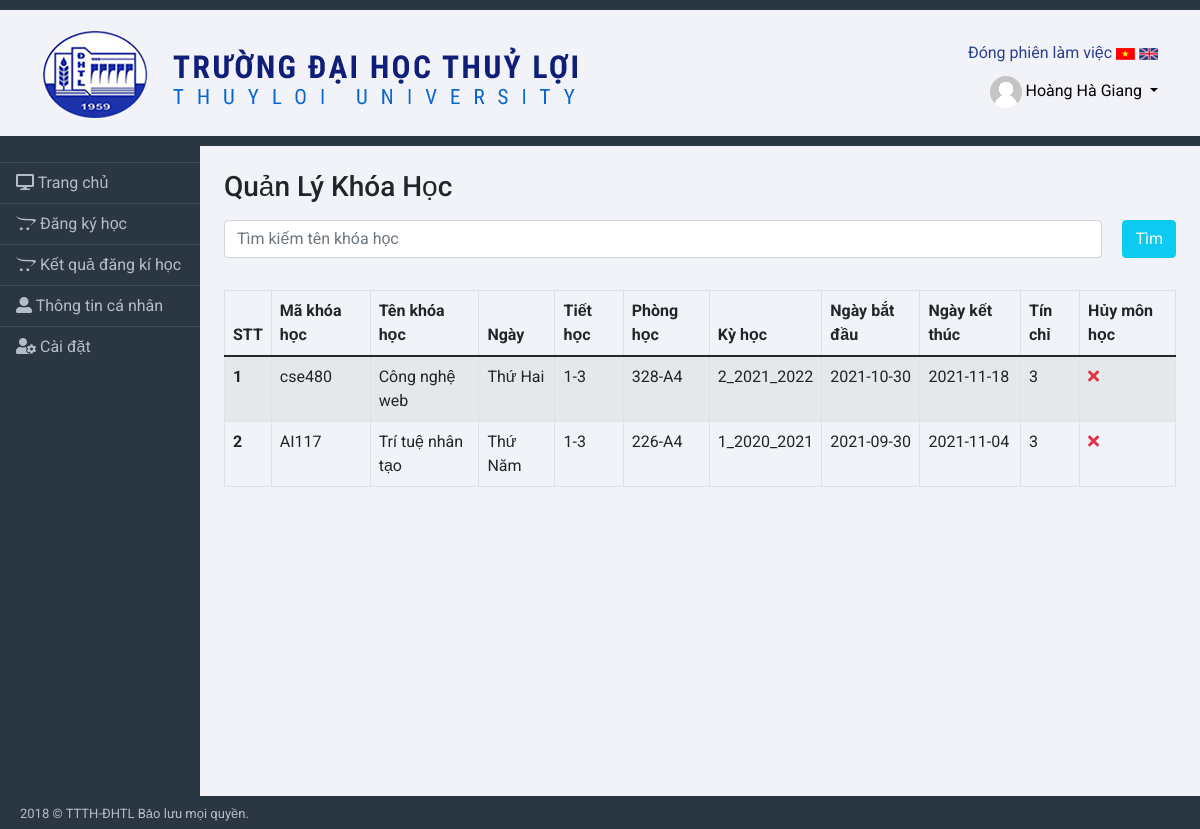
The app's page /list_course.php (signed in) with its own data.
### tables this page shows
CREATE TABLE `tb_course` (
  `id_course` int(11) NOT NULL,
  `code_course` varchar(50) NOT NULL,
  `name_course` varchar(50) NOT NULL,
  `days` varchar(20) NOT NULL,
  `lesson` varchar(10) NOT NULL,
  `id_room` int(11) NOT NULL,
  `id_semester` int(11) NOT NULL,
  `startdate` date NOT NULL,
  `enddate` date NOT NULL,
  `credit` int(11) NOT NULL,
  `status` int(11) NOT NULL DEFAULT 0,
  `amount` int(11) NOT NULL
);

CREATE TABLE `tbl_room` (
  `id_room` int(11) NOT NULL,
  `name_room` varchar(50) NOT NULL
);

CREATE TABLE `tbl_semester` (
  `id_semester` int(11) NOT NULL,
  `name_semester` varchar(50) NOT NULL
);

### list_course.php (the view, shortened to what this page needs)
<?php
include('./bridge/menu.php')
?>
<div class="row">
    <div class="col-12">
        <h3>Quản Lý Khóa Học</h3>
        <div class="my-3">
            <form action="" method="POST" style="display:flex;">
                <input class="form-control" type="search" name="search" placeholder="Tìm kiếm tên khóa học" required>
                <button class="btn btn-info text-light" type="submit" style="margin-left:20px;">Tìm</button>
            </form>
        </div>
        <div class="table-responsive table-responsive-md" style="margin-top: 10px;">
            <form method="POST">
                <table class="table table-striped table-hover table-bordered mt-3">
                    <thead>
                        <tr>
                            <th scope="col">STT</th>
                            <th scope="col">Mã khóa học</th>
                            <th scope="col">Tên khóa học</th>
                            <th scope="col">Ngày</th>
                            <th scope="col">Tiết học</th>
                            <th scope="col">Phòng học</th>
                            <th scope="col">Kỳ học</th>
                            <th scope="col">Ngày bắt đầu</th>
                            <th scope="col">Ngày kết thúc</th>
                            <th scope="col">Tín chỉ</th>
                            <th scope="col">
                                Hủy môn học
                            </th>
                        </tr>
                    </thead>
                    <tbody>
                        <?php
                        $id_user = $_SESSION['id_user'];
                        $sql = "SELECT tb_course.id_course,code_course,name_course,days,lesson,startdate,enddate,credit,name_room,name_semester
                        FROM tb_course,tbl_register,tb_users,tbl_room,tbl_semester
                        where tb_course.id_room = tbl_room.id_room AND tb_course.id_semester = tbl_semester.id_semester
                        AND tb_course.id_course = tbl_register.id_course AND tb_users.id_user = tbl_register.id_user and tb_users.id_user= '$id_user'";
                        $result = mysqli_query($conn, $sql);
                        if (mysqli_num_rows($result) > 0) {
                            $i = 1;
                            while ($row = mysqli_fetch_assoc($result)) {
                        ?>
                                <tr>
                                    <th scope="row"><?php echo $i; ?> </th>
                                    <td><?php echo $row['code_course']; ?> </td>
                                    <td><?php echo $row['name_course']; ?> </td>
                                    <td><?php echo $row['days']; ?> </td>
                                    <td><?php echo $row['lesson']; ?> </td>
                                    <td><?php echo $row['name_room']; ?> </td>
                                    <td><?php echo $row['name_semester']; ?> </td>
                                    <td><?php echo $row['startdate']; ?> </td>
                                    <td><?php echo $row['enddate']; ?> </td>
                                    <td><?php echo $row['credit']; ?> </td>
                                    <td>
                                        <a href="cancel_course.php?id_course=<?php echo $row['id_course'];?>"  >  <i class="fas fa-times text-danger" ></i></a>
                                    </td>
                                </tr>
                        <?php
                                $i++;
                            }
                        }
                        ?>
                    </tbody>
                </table>
            </form>
        </div>
    </div>
</div>
<?php
include('./bridge/footer.php');
?>

### css/main.css (style rules this page uses)
* { padding: 0; margin: 0; border: none; font-family: "Roboto", sans-serif; }
a { color: black; }
a { text-decoration: none; }

### records on screen
tb_course: code_course "cse480", name_course "Công nghệ web", days "Thứ Hai", lesson "1-3", id_room.name_room "328-A4", id_semester.name_semester "2_2021_2022", startdate "2021-10-30", enddate "2021-11-18", credit "3"
tb_course: code_course "AI117", name_course "Trí tuệ nhân tạo", days "Thứ Năm", lesson "1-3", id_room.name_room "226-A4", id_semester.name_semester "1_2020_2021", startdate "2021-09-30", enddate "2021-11-04", credit "3"

### other values on screen
$_SESSION['user'] "Hoàng Hà Giang"
